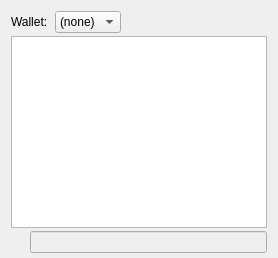
     <widget class="QWidget" name="tab_console">
      <attribute name="title">
       <string>&amp;Console</string>
      </attribute>
      <layout class="QVBoxLayout" name="verticalLayout_3">
       <property name="spacing">
        <number>3</number>
       </property>
       <property name="bottomMargin">
        <number>5</number>
       </property>
       <item>
        <layout class="QHBoxLayout" name="horizontalLayout">
         <property name="spacing">
          <number>4</number>
         </property>
         <item>
          <widget class="QLabel" name="WalletSelectorLabel">
           <property name="text">
            <string>Wallet: </string>
           </property>
          </widget>
         </item>
         <item>
          <widget class="QComboBox" name="WalletSelector">
           <property name="sizeAdjustPolicy">
            <enum>QComboBox::AdjustToContents</enum>
           </property>
           <item>
            <property name="text">
             <string>(none)</string>
            </property>
           </item>
          </widget>
         </item>
         <item>
          <spacer name="horizontalSpacer">
           <property name="orientation">
            <enum>Qt::Horizontal</enum>
           </property>
           <property name="sizeHint" stdset="0">
            <size>
             <width>40</width>
             <height>20</height>
            </size>
           </property>
          </spacer>
         </item>
         <item>
          <widget class="QPushButton" name="fontSmallerButton">
           <property name="maximumSize">
            <size>
             <width>24</width>
             <height>24</height>
            </size>
           </property>
           <property name="toolTip">
            <string>Decrease font size</string>
           </property>
           <property name="text">
            <string/>
           </property>
           <property name="icon">
            <iconset resource="../bubcoin.qrc">
             <normaloff>:/icons/fontsmaller</normaloff>:/icons/fontsmaller</iconset>
           </property>
           <property name="iconSize">
            <size>
             <width>24</width>
             <height>16</height>
            </size>
           </property>
           <property name="autoDefault">
            <bool>false</bool>
           </property>
           <property name="flat">
            <bool>true</bool>
           </property>
          </widget>
         </item>
         <item>
          <widget class="QPushButton" name="fontBiggerButton">
           <property name="maximumSize">
            <size>
             <width>24</width>
             <height>24</height>
            </size>
           </property>
           <property name="toolTip">
            <string>Increase font size</string>
           </property>
           <property name="text">
            <string/>
           </property>
           <property name="icon">
            <iconset resource="../bubcoin.qrc">
             <normaloff>:/icons/fontbigger</normaloff>:/icons/fontbigger</iconset>
           </property>
           <property name="iconSize">
            <size>
             <width>24</width>
             <height>16</height>
            </size>
           </property>
           <property name="autoDefault">
            <bool>false</bool>
           </property>
           <property name="flat">
            <bool>true</bool>
           </property>
          </widget>
         </item>
         <item>
          <widget class="QPushButton" name="clearButton">
           <property name="maximumSize">
            <size>
             <width>24</width>
             <height>24</height>
            </size>
           </property>
           <property name="toolTip">
            <string>Clear console</string>
           </property>
           <property name="layoutDirection">
            <enum>Qt::LeftToRight</enum>
           </property>
           <property name="text">
            <string/>
           </property>
           <property name="icon">
            <iconset resource="../bubcoin.qrc">
             <normaloff>:/icons/remove</normaloff>:/icons/remove</iconset>
           </property>
           <property name="shortcut">
            <string notr="true">Ctrl+L</string>
           </property>
           <property name="autoDefault">
            <bool>false</bool>
           </property>
           <property name="flat">
            <bool>true</bool>
           </property>
          </widget>
         </item>
        </layout>
       </item>
       <item>
        <widget class="QTextEdit" name="messagesWidget">
         <property name="minimumSize">
          <size>
           <width>0</width>
           <height>100</height>
          </size>
         </property>
         <property name="readOnly">
          <bool>true</bool>
         </property>
         <property name="tabKeyNavigation" stdset="0">
          <bool>false</bool>
         </property>
         <property name="columnCount" stdset="0">
          <number>2</number>
         </property>
        </widget>
       </item>
       <item>
        <layout class="QHBoxLayout" name="horizontalLayoutPrompt">
         <property name="spacing">
          <number>3</number>
         </property>
         <item>
          <widget class="QPushButton" name="promptIcon">
           <property name="enabled">
            <bool>false</bool>
           </property>
           <property name="maximumSize">
            <size>
             <width>16</width>
             <height>24</height>
            </size>
           </property>
           <property name="text">
            <string/>
           </property>
           <property name="icon">
            <iconset resource="../bubcoin.qrc">
             <normaloff>:/icons/prompticon</normaloff>
             <disabledoff>:/icons/prompticon</disabledoff>:/icons/prompticon</iconset>
           </property>
           <property name="iconSize">
            <size>
             <width>14</width>
             <height>14</height>
            </size>
           </property>
           <property name="autoDefault">
            <bool>false</bool>
           </property>
           <property name="flat">
            <bool>true</bool>
           </property>
          </widget>
         </item>
         <item>
          <widget class="QLineEdit" name="lineEdit">
           <property name="enabled">
            <bool>false</bool>
           </property>
           <property name="placeholderText">
            <string/>
           </property>
          </widget>
         </item>
        </layout>
       </item>
      </layout>
     </widget>
